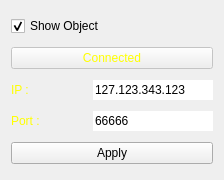
<?xml version="1.0" encoding="UTF-8"?>
<ui version="4.0">
 <class>adsbDialog</class>
 <widget class="QDialog" name="adsbDialog">
  <property name="windowModality">
   <enum>Qt::WindowModal</enum>
  </property>
  <property name="geometry">
   <rect>
    <x>0</x>
    <y>0</y>
    <width>224</width>
    <height>180</height>
   </rect>
  </property>
  <property name="windowTitle">
   <string>Track Settings</string>
  </property>
  <layout class="QVBoxLayout" name="verticalLayout">
   <item>
    <layout class="QVBoxLayout" name="verticalLayout_3">
     <item>
      <layout class="QHBoxLayout" name="horizontalLayout_14">
       <item>
        <widget class="QCheckBox" name="checkBoxShow">
         <property name="text">
          <string>Show Object</string>
         </property>
         <property name="checked">
          <bool>true</bool>
         </property>
        </widget>
       </item>
      </layout>
     </item>
    </layout>
   </item>
   <item>
    <widget class="QPushButton" name="pushButtonClear">
     <property name="enabled">
      <bool>false</bool>
     </property>
     <property name="styleSheet">
      <string notr="true">color: rgb(255, 255, 0);</string>
     </property>
     <property name="text">
      <string>Connected</string>
     </property>
    </widget>
   </item>
   <item>
    <layout class="QHBoxLayout" name="horizontalLayout">
     <item>
      <widget class="QLabel" name="label_6">
       <property name="styleSheet">
        <string notr="true">color: rgb(255, 255, 0);</string>
       </property>
       <property name="text">
        <string>IP :</string>
       </property>
      </widget>
     </item>
     <item>
      <widget class="QLineEdit" name="lineEditIP">
       <property name="maximumSize">
        <size>
         <width>120</width>
         <height>16777215</height>
        </size>
       </property>
       <property name="inputMask">
        <string>000.000.000.000</string>
       </property>
       <property name="text">
        <string>127.123.343.123</string>
       </property>
       <property name="maxLength">
        <number>15</number>
       </property>
       <property name="frame">
        <bool>false</bool>
       </property>
      </widget>
     </item>
    </layout>
   </item>
   <item>
    <layout class="QHBoxLayout" name="horizontalLayout_2">
     <item>
      <widget class="QLabel" name="label_7">
       <property name="styleSheet">
        <string notr="true">color: rgb(255, 255, 0);</string>
       </property>
       <property name="text">
        <string>Port :</string>
       </property>
      </widget>
     </item>
     <item>
      <widget class="QLineEdit" name="lineEditPort">
       <property name="maximumSize">
        <size>
         <width>120</width>
         <height>16777215</height>
        </size>
       </property>
       <property name="text">
        <string>66666</string>
       </property>
       <property name="maxLength">
        <number>5</number>
       </property>
       <property name="frame">
        <bool>false</bool>
       </property>
      </widget>
     </item>
    </layout>
   </item>
   <item>
    <widget class="QPushButton" name="pushButtonApply">
     <property name="enabled">
      <bool>true</bool>
     </property>
     <property name="styleSheet">
      <string notr="true"/>
     </property>
     <property name="text">
      <string>Apply</string>
     </property>
    </widget>
   </item>
  </layout>
 </widget>
 <resources/>
 <connections/>
</ui>
